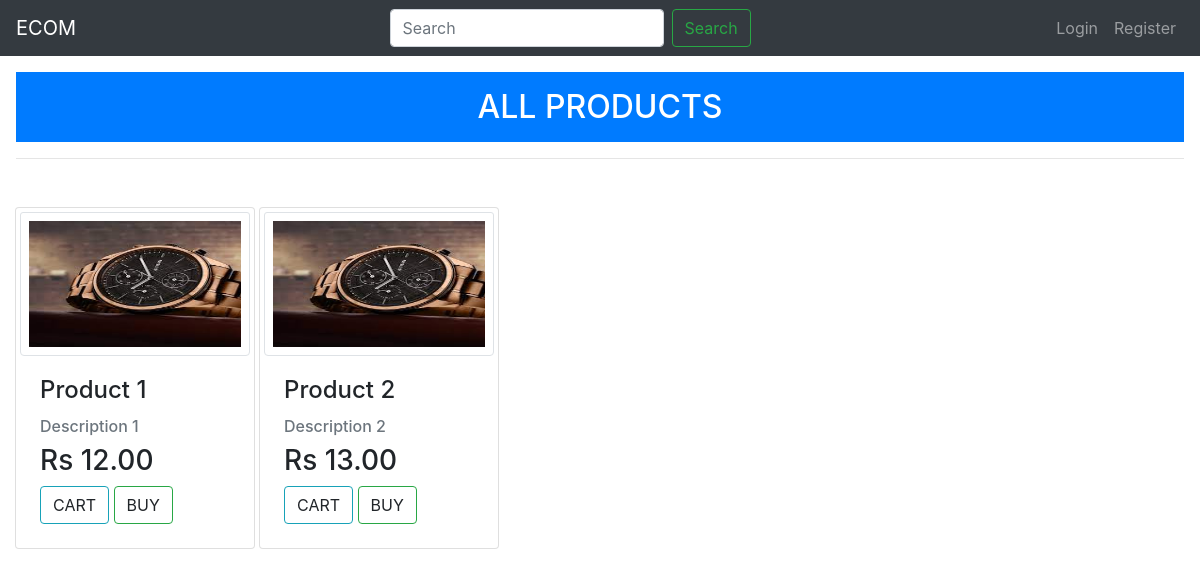
Before: / with the older database file.
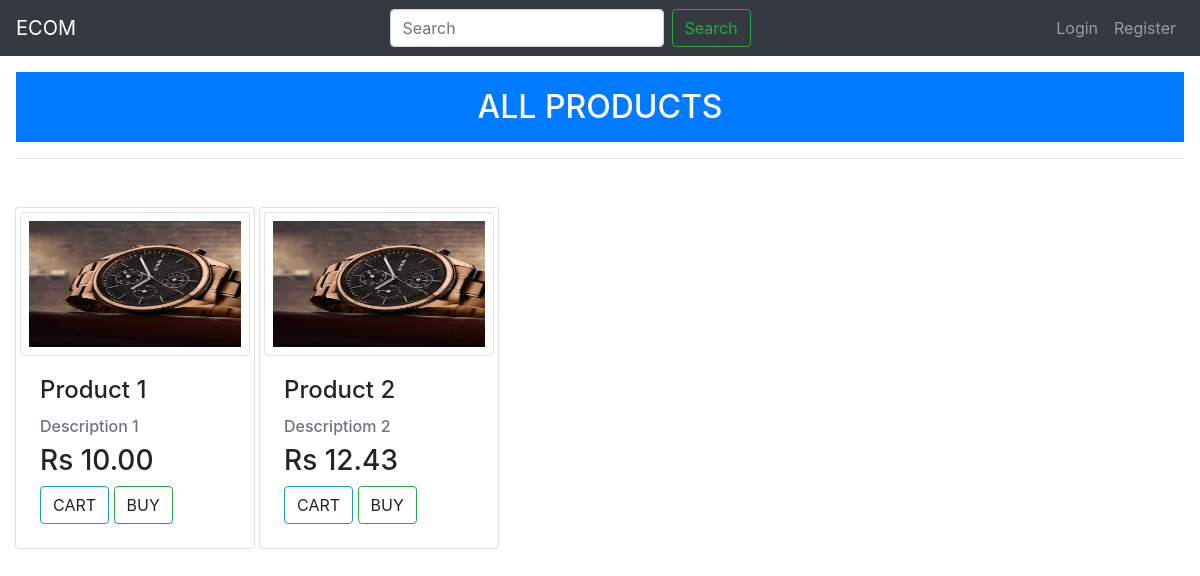
After: the same page with the newer database file.
### products/models.py (models this page shows, shortened)
class Product(models.Model):
    product_name = models.CharField(max_length=100, unique=True)
    product_description = models.TextField()
    product_image = models.ImageField(default="default.jpeg", upload_to="product_images")
    product_price = models.DecimalField(max_digits=5, decimal_places=2, null=True, blank=True)
    product_added_date = models.DateField(auto_now_add=True)
    product_updated_date = models.DateField(auto_now=True)
    product_offers = models.IntegerField(default=0)
    brand_id = models.ForeignKey(Brand, default="null", on_delete=models.CASCADE)
    category_id  =  models.ForeignKey(Inventory, default=1, on_delete=models.CASCADE)

### products/views.py (the view)
# urls.py: path("", views.product_list_view, name="product-home"),
def product_list_view(request):
    qs = Product.objects.all()
    context = {
        "objects" : qs
    }
    return render(request, "products/home.html", context)

### products/templates/products/home.html (shortened to what this page needs)
{% extends 'products/layout.html' %}
{% block content %}
	<blockquote class="p-3 blockquote text-center">
             <h2 class="p-3 bg-primary text-white"> ALL PRODUCTS</h2>
             <hr>
        </blockquote>
	{% if objects %}
	<div class="container-fluid d-inline-flex flex-row justify-content-evenly flex-wrap">
		{% for object in objects %}
			<div class="card mr-1 p-1" style="width: 15rem;">
			  {% load static %}
			  <img style='width:100%; height:9rem;' src="{{ object.product_image.url }}" class="card-img-top img-thumbnail p-2" alt="...">
			  <div class="card-body">
			    <h5 class="card-title h4"> {{ object.product_name }}</h5>
			    <p class="card-text h6 text-muted">{{ object.product_description }}</p>
			    <p class="card-text h3">Rs {{ object.product_price }}</p>
			    <a product_id={{object.id}} class='btn btn-outline-info mx-auto cart-add'>CART</a>
			    <a product_id={{object.id}} class="btn btn-outline-success mx-auto buy-item">BUY</a>
			  </div>
			</div>
			<br>
		{% endfor %}
		</div>
	{% else %}
		<h1 class="text-center text-muted"> No Products Found </h1>
	{% endif %}
{% endblock content %}

Changed rows visible on the page:
changed Product "Product 1": product_price "12.00" → "10.00"
changed Product "Product 2": product_description "Description 2" → "Descriptiom 2"; product_price "13.00" → "12.43"
